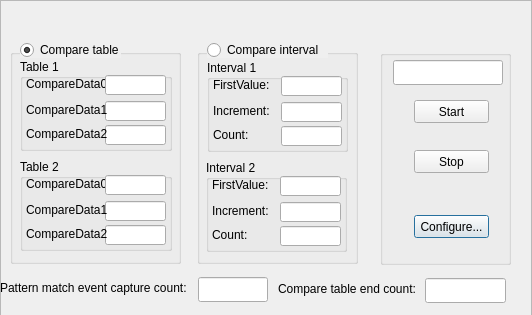
<?xml version="1.0" encoding="UTF-8"?>
<ui version="4.0">
 <class>ContinueCompareClass</class>
 <widget class="QDialog" name="ContinueCompareClass">
  <property name="geometry">
   <rect>
    <x>0</x>
    <y>0</y>
    <width>532</width>
    <height>315</height>
   </rect>
  </property>
  <property name="minimumSize">
   <size>
    <width>532</width>
    <height>315</height>
   </size>
  </property>
  <property name="maximumSize">
   <size>
    <width>532</width>
    <height>315</height>
   </size>
  </property>
  <property name="windowTitle">
   <string>Counter_ContinueCompare</string>
  </property>
  <widget class="QFrame" name="background">
   <property name="geometry">
    <rect>
     <x>0</x>
     <y>0</y>
     <width>532</width>
     <height>321</height>
    </rect>
   </property>
   <property name="maximumSize">
    <size>
     <width>532</width>
     <height>321</height>
    </size>
   </property>
   <property name="styleSheet">
    <string notr="true">QFrame#background{background-image:url(:/ContinueCompare/Resources/Background.bmp)}</string>
   </property>
   <property name="frameShape">
    <enum>QFrame::StyledPanel</enum>
   </property>
   <property name="frameShadow">
    <enum>QFrame::Raised</enum>
   </property>
   <widget class="QGroupBox" name="groupBox">
    <property name="geometry">
     <rect>
      <x>10</x>
      <y>49</y>
      <width>171</width>
      <height>215</height>
     </rect>
    </property>
    <property name="minimumSize">
     <size>
      <width>171</width>
      <height>215</height>
     </size>
    </property>
    <property name="maximumSize">
     <size>
      <width>171</width>
      <height>215</height>
     </size>
    </property>
    <property name="autoFillBackground">
     <bool>true</bool>
    </property>
    <property name="title">
     <string/>
    </property>
    <widget class="QGroupBox" name="groupBox_4">
     <property name="geometry">
      <rect>
       <x>10</x>
       <y>10</y>
       <width>152</width>
       <height>92</height>
      </rect>
     </property>
     <property name="minimumSize">
      <size>
       <width>152</width>
       <height>92</height>
      </size>
     </property>
     <property name="maximumSize">
      <size>
       <width>152</width>
       <height>92</height>
      </size>
     </property>
     <property name="title">
      <string>Table 1</string>
     </property>
     <widget class="QLabel" name="label">
      <property name="geometry">
       <rect>
        <x>6</x>
        <y>17</y>
        <width>81</width>
        <height>16</height>
       </rect>
      </property>
      <property name="minimumSize">
       <size>
        <width>81</width>
        <height>16</height>
       </size>
      </property>
      <property name="maximumSize">
       <size>
        <width>81</width>
        <height>16</height>
       </size>
      </property>
      <property name="text">
       <string>CompareData0:</string>
      </property>
     </widget>
     <widget class="QLineEdit" name="txtTab1Data0">
      <property name="geometry">
       <rect>
        <x>85</x>
        <y>16</y>
        <width>61</width>
        <height>20</height>
       </rect>
      </property>
      <property name="minimumSize">
       <size>
        <width>61</width>
        <height>20</height>
       </size>
      </property>
      <property name="maximumSize">
       <size>
        <width>61</width>
        <height>20</height>
       </size>
      </property>
     </widget>
     <widget class="QLineEdit" name="txtTab1Data1">
      <property name="geometry">
       <rect>
        <x>85</x>
        <y>42</y>
        <width>61</width>
        <height>20</height>
       </rect>
      </property>
      <property name="minimumSize">
       <size>
        <width>61</width>
        <height>20</height>
       </size>
      </property>
      <property name="maximumSize">
       <size>
        <width>61</width>
        <height>20</height>
       </size>
      </property>
     </widget>
     <widget class="QLabel" name="label_2">
      <property name="geometry">
       <rect>
        <x>6</x>
        <y>43</y>
        <width>81</width>
        <height>16</height>
       </rect>
      </property>
      <property name="minimumSize">
       <size>
        <width>81</width>
        <height>16</height>
       </size>
      </property>
      <property name="maximumSize">
       <size>
        <width>81</width>
        <height>16</height>
       </size>
      </property>
      <property name="text">
       <string>CompareData1:</string>
      </property>
     </widget>
     <widget class="QLineEdit" name="txtTab1Data2">
      <property name="geometry">
       <rect>
        <x>85</x>
        <y>66</y>
        <width>61</width>
        <height>20</height>
       </rect>
      </property>
      <property name="minimumSize">
       <size>
        <width>61</width>
        <height>20</height>
       </size>
      </property>
      <property name="maximumSize">
       <size>
        <width>61</width>
        <height>20</height>
       </size>
      </property>
     </widget>
     <widget class="QLabel" name="label_3">
      <property name="geometry">
       <rect>
        <x>6</x>
        <y>67</y>
        <width>81</width>
        <height>16</height>
       </rect>
      </property>
      <property name="minimumSize">
       <size>
        <width>81</width>
        <height>16</height>
       </size>
      </property>
      <property name="maximumSize">
       <size>
        <width>81</width>
        <height>16</height>
       </size>
      </property>
      <property name="text">
       <string>CompareData2:</string>
      </property>
     </widget>
    </widget>
    <widget class="QGroupBox" name="groupBox_5">
     <property name="geometry">
      <rect>
       <x>10</x>
       <y>110</y>
       <width>152</width>
       <height>92</height>
      </rect>
     </property>
     <property name="minimumSize">
      <size>
       <width>152</width>
       <height>92</height>
      </size>
     </property>
     <property name="maximumSize">
      <size>
       <width>152</width>
       <height>92</height>
      </size>
     </property>
     <property name="title">
      <string>Table 2</string>
     </property>
     <widget class="QLabel" name="label_4">
      <property name="geometry">
       <rect>
        <x>6</x>
        <y>17</y>
        <width>81</width>
        <height>16</height>
       </rect>
      </property>
      <property name="minimumSize">
       <size>
        <width>81</width>
        <height>16</height>
       </size>
      </property>
      <property name="maximumSize">
       <size>
        <width>81</width>
        <height>16</height>
       </size>
      </property>
      <property name="text">
       <string>CompareData0:</string>
      </property>
     </widget>
     <widget class="QLineEdit" name="txtTab2Data0">
      <property name="geometry">
       <rect>
        <x>85</x>
        <y>16</y>
        <width>61</width>
        <height>20</height>
       </rect>
      </property>
      <property name="minimumSize">
       <size>
        <width>61</width>
        <height>20</height>
       </size>
      </property>
      <property name="maximumSize">
       <size>
        <width>61</width>
        <height>20</height>
       </size>
      </property>
     </widget>
     <widget class="QLineEdit" name="txtTab2Data1">
      <property name="geometry">
       <rect>
        <x>85</x>
        <y>42</y>
        <width>61</width>
        <height>20</height>
       </rect>
      </property>
      <property name="minimumSize">
       <size>
        <width>61</width>
        <height>20</height>
       </size>
      </property>
      <property name="maximumSize">
       <size>
        <width>61</width>
        <height>20</height>
       </size>
      </property>
     </widget>
     <widget class="QLabel" name="label_5">
      <property name="geometry">
       <rect>
        <x>6</x>
        <y>43</y>
        <width>81</width>
        <height>16</height>
       </rect>
      </property>
      <property name="minimumSize">
       <size>
        <width>81</width>
        <height>16</height>
       </size>
      </property>
      <property name="maximumSize">
       <size>
        <width>81</width>
        <height>16</height>
       </size>
      </property>
      <property name="text">
       <string>CompareData1:</string>
      </property>
     </widget>
     <widget class="QLineEdit" name="txtTab2Data2">
      <property name="geometry">
       <rect>
        <x>85</x>
        <y>66</y>
        <width>61</width>
        <height>20</height>
       </rect>
      </property>
      <property name="minimumSize">
       <size>
        <width>61</width>
        <height>20</height>
       </size>
      </property>
      <property name="maximumSize">
       <size>
        <width>61</width>
        <height>20</height>
       </size>
      </property>
     </widget>
     <widget class="QLabel" name="label_6">
      <property name="geometry">
       <rect>
        <x>6</x>
        <y>67</y>
        <width>81</width>
        <height>16</height>
       </rect>
      </property>
      <property name="minimumSize">
       <size>
        <width>81</width>
        <height>16</height>
       </size>
      </property>
      <property name="maximumSize">
       <size>
        <width>81</width>
        <height>16</height>
       </size>
      </property>
      <property name="text">
       <string>CompareData2:</string>
      </property>
     </widget>
    </widget>
   </widget>
   <widget class="QGroupBox" name="groupBox_2">
    <property name="geometry">
     <rect>
      <x>197</x>
      <y>49</y>
      <width>161</width>
      <height>215</height>
     </rect>
    </property>
    <property name="minimumSize">
     <size>
      <width>161</width>
      <height>215</height>
     </size>
    </property>
    <property name="maximumSize">
     <size>
      <width>161</width>
      <height>215</height>
     </size>
    </property>
    <property name="autoFillBackground">
     <bool>true</bool>
    </property>
    <property name="title">
     <string/>
    </property>
    <widget class="QGroupBox" name="groupBox_6">
     <property name="geometry">
      <rect>
       <x>10</x>
       <y>11</y>
       <width>141</width>
       <height>92</height>
      </rect>
     </property>
     <property name="minimumSize">
      <size>
       <width>141</width>
       <height>92</height>
      </size>
     </property>
     <property name="maximumSize">
      <size>
       <width>141</width>
       <height>92</height>
      </size>
     </property>
     <property name="title">
      <string>Interval 1</string>
     </property>
     <widget class="QLabel" name="label_7">
      <property name="geometry">
       <rect>
        <x>6</x>
        <y>17</y>
        <width>63</width>
        <height>16</height>
       </rect>
      </property>
      <property name="minimumSize">
       <size>
        <width>63</width>
        <height>16</height>
       </size>
      </property>
      <property name="maximumSize">
       <size>
        <width>63</width>
        <height>16</height>
       </size>
      </property>
      <property name="text">
       <string>FirstValue:</string>
      </property>
     </widget>
     <widget class="QLineEdit" name="txtInt1FirstValue">
      <property name="geometry">
       <rect>
        <x>74</x>
        <y>16</y>
        <width>61</width>
        <height>20</height>
       </rect>
      </property>
      <property name="minimumSize">
       <size>
        <width>61</width>
        <height>20</height>
       </size>
      </property>
      <property name="maximumSize">
       <size>
        <width>61</width>
        <height>20</height>
       </size>
      </property>
     </widget>
     <widget class="QLineEdit" name="txtInt1Increment">
      <property name="geometry">
       <rect>
        <x>74</x>
        <y>42</y>
        <width>61</width>
        <height>20</height>
       </rect>
      </property>
      <property name="minimumSize">
       <size>
        <width>61</width>
        <height>20</height>
       </size>
      </property>
      <property name="maximumSize">
       <size>
        <width>61</width>
        <height>20</height>
       </size>
      </property>
     </widget>
     <widget class="QLabel" name="label_8">
      <property name="geometry">
       <rect>
        <x>6</x>
        <y>43</y>
        <width>61</width>
        <height>16</height>
       </rect>
      </property>
      <property name="minimumSize">
       <size>
        <width>61</width>
        <height>16</height>
       </size>
      </property>
      <property name="maximumSize">
       <size>
        <width>61</width>
        <height>16</height>
       </size>
      </property>
      <property name="text">
       <string>Increment:</string>
      </property>
     </widget>
     <widget class="QLineEdit" name="txtInt1Count">
      <property name="geometry">
       <rect>
        <x>74</x>
        <y>66</y>
        <width>61</width>
        <height>20</height>
       </rect>
      </property>
      <property name="minimumSize">
       <size>
        <width>61</width>
        <height>20</height>
       </size>
      </property>
      <property name="maximumSize">
       <size>
        <width>61</width>
        <height>20</height>
       </size>
      </property>
     </widget>
     <widget class="QLabel" name="label_9">
      <property name="geometry">
       <rect>
        <x>6</x>
        <y>67</y>
        <width>41</width>
        <height>16</height>
       </rect>
      </property>
      <property name="minimumSize">
       <size>
        <width>41</width>
        <height>16</height>
       </size>
      </property>
      <property name="maximumSize">
       <size>
        <width>41</width>
        <height>16</height>
       </size>
      </property>
      <property name="text">
       <string>Count:</string>
      </property>
     </widget>
    </widget>
    <widget class="QGroupBox" name="groupBox_7">
     <property name="geometry">
      <rect>
       <x>9</x>
       <y>111</y>
       <width>141</width>
       <height>92</height>
      </rect>
     </property>
     <property name="minimumSize">
      <size>
       <width>141</width>
       <height>92</height>
      </size>
     </property>
     <property name="maximumSize">
      <size>
       <width>141</width>
       <height>92</height>
      </size>
     </property>
     <property name="title">
      <string>Interval 2</string>
     </property>
     <widget class="QLabel" name="label_10">
      <property name="geometry">
       <rect>
        <x>6</x>
        <y>17</y>
        <width>63</width>
        <height>16</height>
       </rect>
      </property>
      <property name="minimumSize">
       <size>
        <width>63</width>
        <height>16</height>
       </size>
      </property>
      <property name="maximumSize">
       <size>
        <width>63</width>
        <height>16</height>
       </size>
      </property>
      <property name="text">
       <string>FirstValue:</string>
      </property>
     </widget>
     <widget class="QLineEdit" name="txtInt2FirstValue">
      <property name="geometry">
       <rect>
        <x>74</x>
        <y>16</y>
        <width>61</width>
        <height>20</height>
       </rect>
      </property>
      <property name="minimumSize">
       <size>
        <width>61</width>
        <height>20</height>
       </size>
      </property>
      <property name="maximumSize">
       <size>
        <width>61</width>
        <height>20</height>
       </size>
      </property>
     </widget>
     <widget class="QLineEdit" name="txtInt2Increment">
      <property name="geometry">
       <rect>
        <x>74</x>
        <y>42</y>
        <width>61</width>
        <height>20</height>
       </rect>
      </property>
      <property name="minimumSize">
       <size>
        <width>61</width>
        <height>20</height>
       </size>
      </property>
      <property name="maximumSize">
       <size>
        <width>61</width>
        <height>20</height>
       </size>
      </property>
     </widget>
     <widget class="QLabel" name="label_11">
      <property name="geometry">
       <rect>
        <x>6</x>
        <y>43</y>
        <width>61</width>
        <height>16</height>
       </rect>
      </property>
      <property name="minimumSize">
       <size>
        <width>61</width>
        <height>16</height>
       </size>
      </property>
      <property name="maximumSize">
       <size>
        <width>61</width>
        <height>16</height>
       </size>
      </property>
      <property name="text">
       <string>Increment:</string>
      </property>
     </widget>
     <widget class="QLineEdit" name="txtInt2Count">
      <property name="geometry">
       <rect>
        <x>74</x>
        <y>66</y>
        <width>61</width>
        <height>20</height>
       </rect>
      </property>
      <property name="minimumSize">
       <size>
        <width>61</width>
        <height>20</height>
       </size>
      </property>
      <property name="maximumSize">
       <size>
        <width>61</width>
        <height>20</height>
       </size>
      </property>
     </widget>
     <widget class="QLabel" name="label_12">
      <property name="geometry">
       <rect>
        <x>6</x>
        <y>67</y>
        <width>41</width>
        <height>16</height>
       </rect>
      </property>
      <property name="minimumSize">
       <size>
        <width>41</width>
        <height>16</height>
       </size>
      </property>
      <property name="maximumSize">
       <size>
        <width>41</width>
        <height>16</height>
       </size>
      </property>
      <property name="text">
       <string>Count:</string>
      </property>
     </widget>
    </widget>
   </widget>
   <widget class="QGroupBox" name="groupBox_3">
    <property name="geometry">
     <rect>
      <x>380</x>
      <y>50</y>
      <width>131</width>
      <height>215</height>
     </rect>
    </property>
    <property name="minimumSize">
     <size>
      <width>131</width>
      <height>215</height>
     </size>
    </property>
    <property name="maximumSize">
     <size>
      <width>131</width>
      <height>215</height>
     </size>
    </property>
    <property name="autoFillBackground">
     <bool>true</bool>
    </property>
    <property name="title">
     <string/>
    </property>
    <widget class="QLineEdit" name="txtCounterValue">
     <property name="geometry">
      <rect>
       <x>13</x>
       <y>10</y>
       <width>110</width>
       <height>25</height>
      </rect>
     </property>
     <property name="minimumSize">
      <size>
       <width>110</width>
       <height>25</height>
      </size>
     </property>
     <property name="maximumSize">
      <size>
       <width>110</width>
       <height>25</height>
      </size>
     </property>
     <property name="alignment">
      <set>Qt::AlignRight|Qt::AlignTrailing|Qt::AlignVCenter</set>
     </property>
    </widget>
    <widget class="QPushButton" name="btnConfig">
     <property name="geometry">
      <rect>
       <x>34</x>
       <y>165</y>
       <width>75</width>
       <height>23</height>
      </rect>
     </property>
     <property name="minimumSize">
      <size>
       <width>75</width>
       <height>23</height>
      </size>
     </property>
     <property name="maximumSize">
      <size>
       <width>75</width>
       <height>23</height>
      </size>
     </property>
     <property name="text">
      <string>Configure...</string>
     </property>
    </widget>
    <widget class="QPushButton" name="btnStart">
     <property name="geometry">
      <rect>
       <x>34</x>
       <y>50</y>
       <width>75</width>
       <height>23</height>
      </rect>
     </property>
     <property name="minimumSize">
      <size>
       <width>75</width>
       <height>23</height>
      </size>
     </property>
     <property name="maximumSize">
      <size>
       <width>75</width>
       <height>23</height>
      </size>
     </property>
     <property name="text">
      <string>Start</string>
     </property>
    </widget>
    <widget class="QPushButton" name="btnStop">
     <property name="geometry">
      <rect>
       <x>34</x>
       <y>100</y>
       <width>75</width>
       <height>23</height>
      </rect>
     </property>
     <property name="minimumSize">
      <size>
       <width>75</width>
       <height>23</height>
      </size>
     </property>
     <property name="maximumSize">
      <size>
       <width>75</width>
       <height>23</height>
      </size>
     </property>
     <property name="text">
      <string>Stop</string>
     </property>
    </widget>
   </widget>
   <widget class="QRadioButton" name="radTable">
    <property name="geometry">
     <rect>
      <x>20</x>
      <y>42</y>
      <width>101</width>
      <height>16</height>
     </rect>
    </property>
    <property name="minimumSize">
     <size>
      <width>101</width>
      <height>16</height>
     </size>
    </property>
    <property name="maximumSize">
     <size>
      <width>101</width>
      <height>16</height>
     </size>
    </property>
    <property name="autoFillBackground">
     <bool>true</bool>
    </property>
    <property name="text">
     <string>Compare table</string>
    </property>
    <property name="checked">
     <bool>true</bool>
    </property>
   </widget>
   <widget class="QRadioButton" name="radInterval">
    <property name="geometry">
     <rect>
      <x>207</x>
      <y>42</y>
      <width>121</width>
      <height>16</height>
     </rect>
    </property>
    <property name="minimumSize">
     <size>
      <width>121</width>
      <height>16</height>
     </size>
    </property>
    <property name="maximumSize">
     <size>
      <width>121</width>
      <height>16</height>
     </size>
    </property>
    <property name="autoFillBackground">
     <bool>true</bool>
    </property>
    <property name="text">
     <string>Compare interval</string>
    </property>
   </widget>
   <widget class="QLabel" name="label_13">
    <property name="geometry">
     <rect>
      <x>0</x>
      <y>280</y>
      <width>202</width>
      <height>16</height>
     </rect>
    </property>
    <property name="minimumSize">
     <size>
      <width>202</width>
      <height>16</height>
     </size>
    </property>
    <property name="maximumSize">
     <size>
      <width>202</width>
      <height>16</height>
     </size>
    </property>
    <property name="text">
     <string>Pattern match event capture count:</string>
    </property>
   </widget>
   <widget class="QLineEdit" name="txtPMCount">
    <property name="enabled">
     <bool>true</bool>
    </property>
    <property name="geometry">
     <rect>
      <x>198</x>
      <y>277</y>
      <width>70</width>
      <height>25</height>
     </rect>
    </property>
    <property name="minimumSize">
     <size>
      <width>70</width>
      <height>25</height>
     </size>
    </property>
    <property name="maximumSize">
     <size>
      <width>81</width>
      <height>25</height>
     </size>
    </property>
    <property name="readOnly">
     <bool>true</bool>
    </property>
   </widget>
   <widget class="QLabel" name="label_14">
    <property name="geometry">
     <rect>
      <x>278</x>
      <y>281</y>
      <width>141</width>
      <height>16</height>
     </rect>
    </property>
    <property name="minimumSize">
     <size>
      <width>141</width>
      <height>16</height>
     </size>
    </property>
    <property name="maximumSize">
     <size>
      <width>141</width>
      <height>16</height>
     </size>
    </property>
    <property name="text">
     <string>Compare table end count:</string>
    </property>
   </widget>
   <widget class="QLineEdit" name="txtEndCount">
    <property name="enabled">
     <bool>true</bool>
    </property>
    <property name="geometry">
     <rect>
      <x>425</x>
      <y>278</y>
      <width>81</width>
      <height>25</height>
     </rect>
    </property>
    <property name="minimumSize">
     <size>
      <width>81</width>
      <height>25</height>
     </size>
    </property>
    <property name="maximumSize">
     <size>
      <width>81</width>
      <height>25</height>
     </size>
    </property>
    <property name="readOnly">
     <bool>true</bool>
    </property>
   </widget>
  </widget>
 </widget>
 <layoutdefault spacing="6" margin="11"/>
 <resources>
  <include location="continuecompare.qrc"/>
 </resources>
 <connections/>
</ui>
